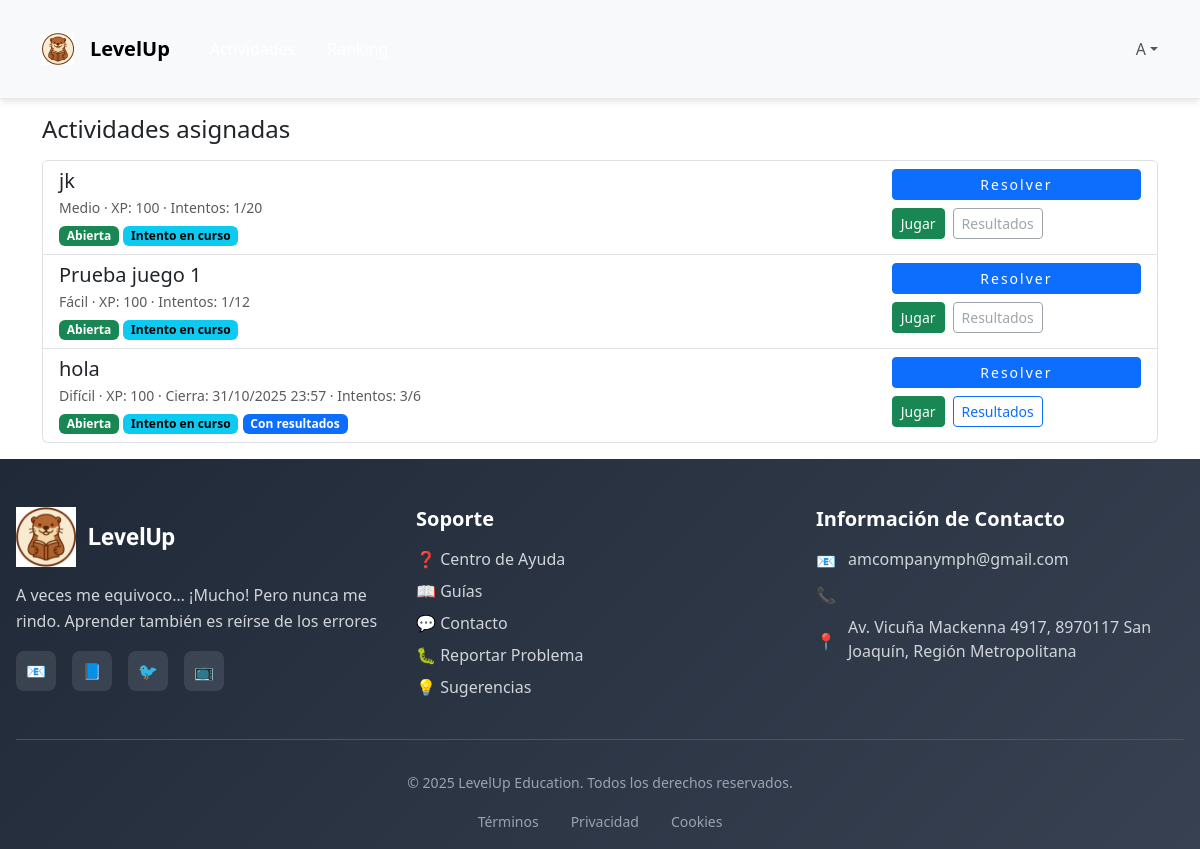
Before: /actividades/estudiante/ (signed in) with the older database file.
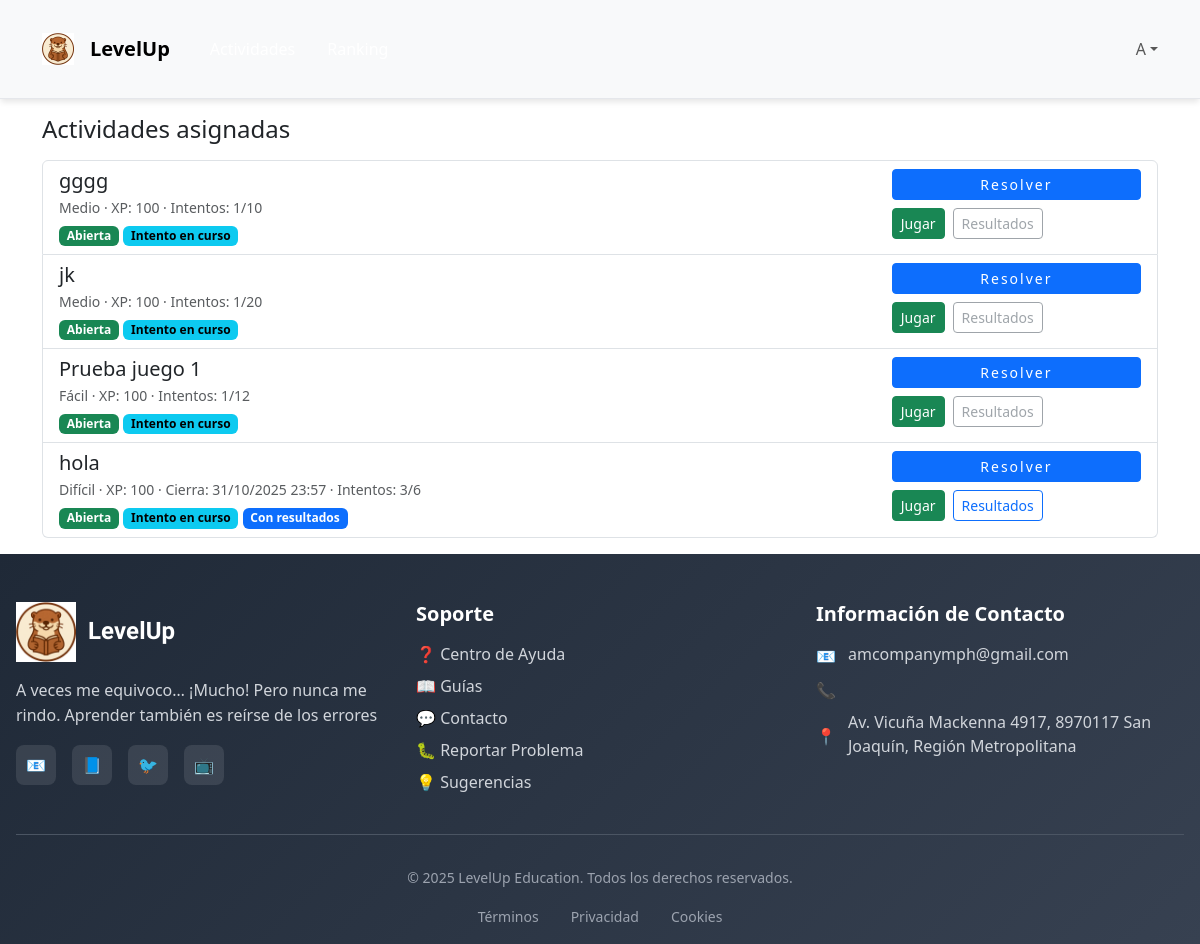
After: the same page with the newer database file.
### LevelUp/models.py (models this page shows, shortened)
class Actividad(models.Model):
    class Tipo(models.TextChoices):
        QUIZ = "quiz", "Quiz"
        JUEGO = "juego", "Juego"
        VIDEO = "video", "Video"
        TAREA = "tarea", "Tarea"
    class Dificultad(models.IntegerChoices):
        FACIL = 1, "Fácil"
        MEDIO = 2, "Medio"
        DIFICIL = 3, "Difícil"
    titulo = models.CharField(max_length=150)
    descripcion = models.TextField()
    tipo = models.CharField(max_length=20, choices=Tipo.choices)
    dificultad = models.IntegerField(
        choices=Dificultad.choices,
        default=Dificultad.MEDIO,
        validators=[MinValueValidator(1), MaxValueValidator(3)]
    )
    recurso = models.ForeignKey(Recurso, on_delete=models.SET_NULL, null=True, blank=True)
    recompensa = models.ForeignKey(Recompensa, on_delete=models.SET_NULL, null=True, blank=True)
    docente = models.ForeignKey(
        Docente, on_delete=models.SET_NULL, null=True, blank=True, related_name="actividades_creadas"
    )
    es_publicada = models.BooleanField(default=False)
    fecha_publicacion = models.DateTimeField(null=True, blank=True)
    fecha_cierre = models.DateTimeField(null=True, blank=True)
    xp_total = models.PositiveIntegerField(default=100, help_text="XP base proporcional al puntaje obtenido")
    intentos_max = models.PositiveSmallIntegerField(
        default=1,
        validators=[MinValueValidator(1), MaxValueValidator(20)],
        help_text="Número máximo de intentos por estudiante (1–20)."
    )
    estudiantes = models.ManyToManyField(
        'Estudiante', through='AsignacionActividad', related_name='actividades', blank=True
    )

### LevelUp/views.py (the view)
# urls.py: path("actividades/estudiante/", views.estudiante_mis_actividades, name="estudiante_lista"),
@login_required
def estudiante_mis_actividades(request):
    if not es_estudiante(request.user):
        raise Http404
    estudiante = get_object_or_404(Estudiante, usuario=request.user)
    act_qs = (
        Actividad.objects
        .filter(es_publicada=True, asignacionactividad__estudiante=estudiante)
        .distinct()
        .order_by("-fecha_publicacion", "-id")
    )
    subs_counts = (
        Submission.objects
        .filter(estudiante=estudiante, actividad__in=act_qs)
        .values("actividad")
        .annotate(
            total=Count("id"),
            abiertos=Count("id", filter=Q(finalizado=False)),
            finalizados=Count("id", filter=Q(finalizado=True)),
        )
    )
    counts_map = {row["actividad"]: row for row in subs_counts}
    overrides = (
        AsignacionActividad.objects
        .filter(estudiante=estudiante, actividad__in=act_qs)
        .values("actividad_id", "intentos_permitidos")
    )
    ov_map = {r["actividad_id"]: r["intentos_permitidos"] for r in overrides if r["intentos_permitidos"]}
    now = timezone.now()
    rows = []
    for a in act_qs:
        c = counts_map.get(a.id, {"total": 0, "abiertos": 0, "finalizados": 0})
        usados = int(c["total"])
        abiertos = int(c["abiertos"])
        finalizados = int(c["finalizados"])
        cerrada = bool(a.fecha_cierre and now > a.fecha_cierre)
        max_for_student = ov_map.get(a.id) or (a.intentos_max or 1)
        puede_intentar = (not cerrada) and (usados < max_for_student)
        tiene_abierto = abiertos > 0
        tiene_resultados = finalizados > 0
        rows.append({
            "a": a,
            "usados": usados,
            "max": max_for_student,
            "tiene_abierto": tiene_abierto,
            "puede_intentar": puede_intentar,
            "tiene_resultados": tiene_resultados,
            "cerrada": cerrada,
        })
    return render(
        request,
        "LevelUp/actividades/estudiante_lista.html",
        {"rows": rows, "actividades": [r["a"] for r in rows]}
    )

### LevelUp/views.py (called while the page is built)
def es_estudiante(user) -> bool:
    return getattr(user, "rol", None) == Usuario.Rol.ESTUDIANTE

### LevelUp/templates/LevelUp/actividades/estudiante_lista.html (shortened to what this page needs)
{% extends "LevelUp/base.html" %}
{% block content %}
<div class="container py-3">
  <h1 class="h4 mb-3">Actividades asignadas</h1>
  <div class="list-group">
    {% for r in rows %}
      {% with a=r.a %}
      <div class="list-group-item">
        <div class="d-flex w-100 justify-content-between align-items-start">
          <div>
            <h5 class="mb-1">{{ a.titulo }}</h5>
            <div class="small text-muted">
              {{ a.get_dificultad_display }} · XP: {{ a.xp_total }}
              {% if a.fecha_cierre %} · Cierra: {{ a.fecha_cierre|date:"d/m/Y H:i" }}{% endif %}
              · Intentos: {{ r.usados }}/{{ r.max }}
            </div>
            <div class="mt-1">
              {% if r.cerrada %}
                <span class="badge text-bg-secondary">Cerrada</span>
              {% else %}
                <span class="badge text-bg-success">Abierta</span>
              {% endif %}
              {% if r.tiene_abierto %}
                <span class="badge text-bg-info">Intento en curso</span>
              {% endif %}
              {% if r.tiene_resultados %}
                <span class="badge text-bg-primary">Con resultados</span>
              {% endif %}
            </div>
          </div>
          <div class="d-flex flex-wrap gap-2">
            <a
              class="btn btn-sm {% if r.puede_intentar or r.tiene_abierto %}btn-primary{% else %}btn-outline-secondary disabled{% endif %}"
              href="{% if r.puede_intentar or r.tiene_abierto %}{% url 'resolver' a.pk %}{% else %}#{% endif %}">
              Resolver
            </a>
            <a
              class="btn btn-sm {% if r.puede_intentar or r.tiene_abierto %}btn-success{% else %}btn-outline-secondary disabled{% endif %}"
              href="{% if r.puede_intentar or r.tiene_abierto %}{% url 'resolver' a.pk %}?modo=play{% else %}#{% endif %}">
              Jugar
            </a>
            <a
              class="btn btn-sm {% if r.tiene_resultados %}btn-outline-primary{% else %}btn-outline-secondary disabled{% endif %}"
              href="{% if r.tiene_resultados %}{% url 'resolver_resultado' a.pk %}{% else %}#{% endif %}">
              Resultados
            </a>
          </div>
        </div>
      </div>
      {% endwith %}
    {% empty %}
      <div class="alert alert-info">No tienes actividades por ahora.</div>
    {% endfor %}
  </div>
</div>
{% endblock %}

Changed rows visible on the page:
added Actividad: a.titulo "gggg", a.dificultad "Medio", a.xp_total "100", usados "1", max "10"
